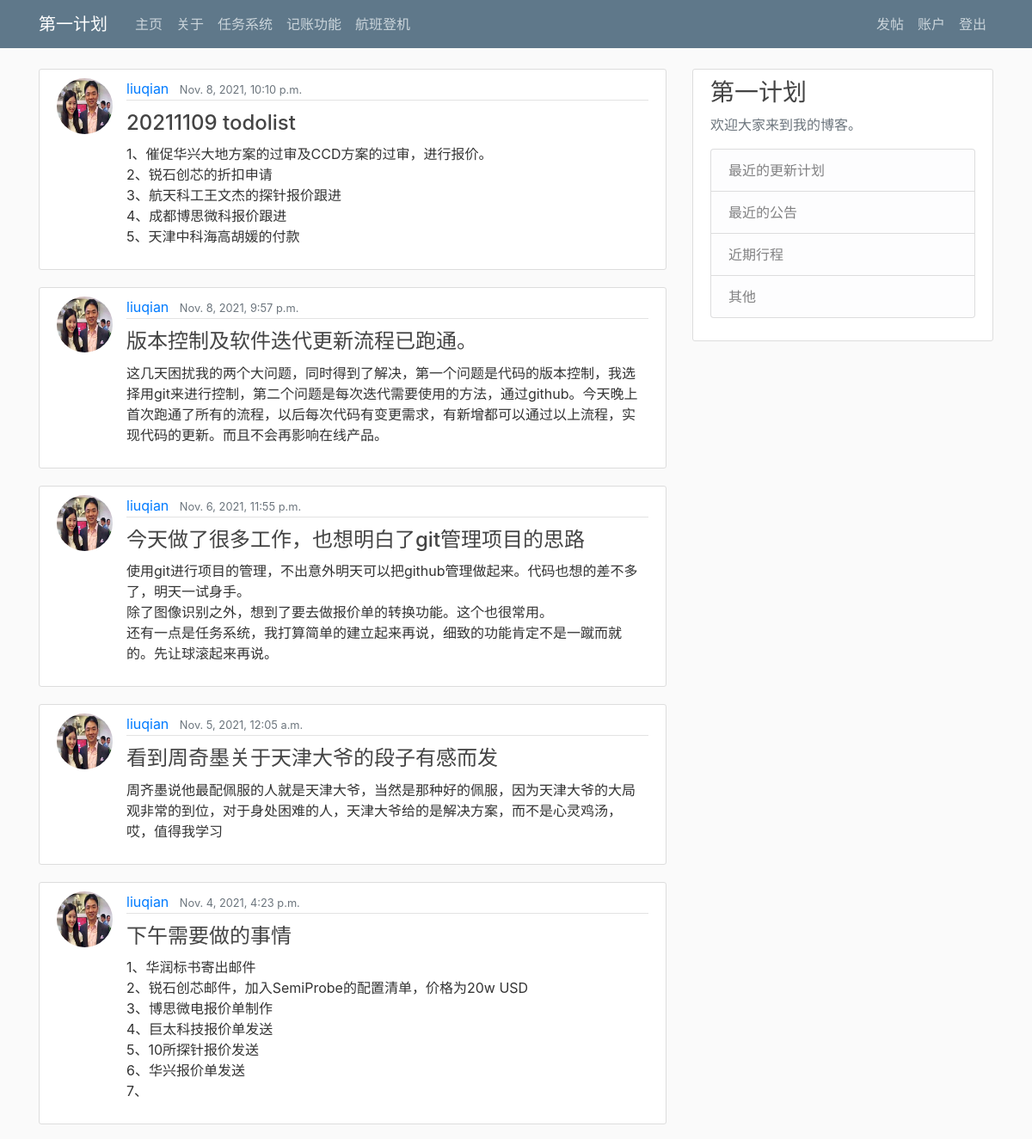
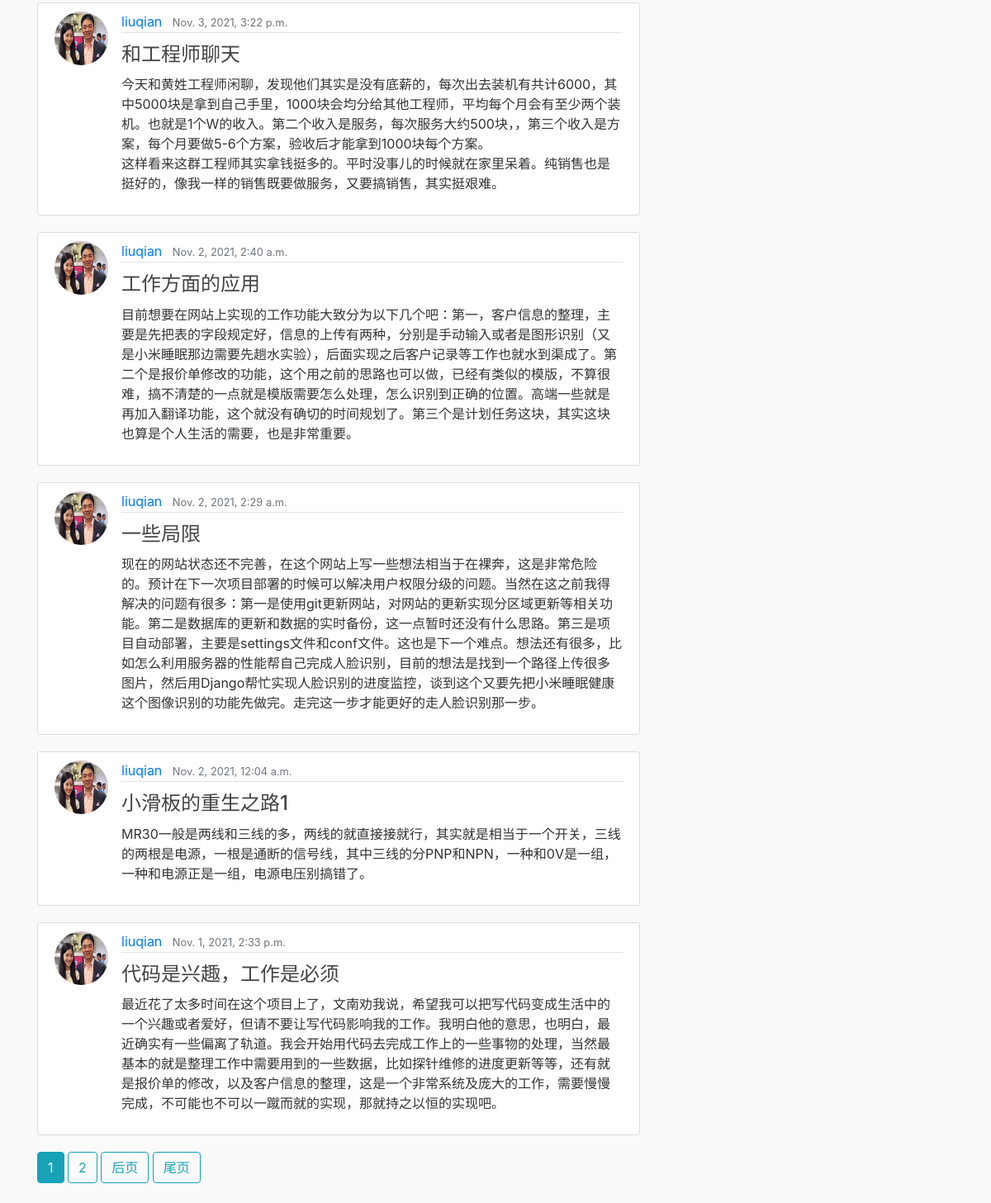
The app's page / (signed in) with its own data (2 pictures, top to bottom).
### blog/models.py (models this page shows, shortened)
class Post(models.Model):
    title = models.CharField(max_length=100, verbose_name='标题', help_text='言简意赅的表述大意即可')
    content = models.TextField(verbose_name='内容', help_text='重要的细节及逻辑')
    date_posted = models.DateTimeField(default=timezone.now, verbose_name='发布时间')
    author = models.ForeignKey(User, on_delete=models.CASCADE, verbose_name='作者')

### users/models.py (models this page shows, shortened)
class Profile(models.Model):
    user = models.OneToOneField(User,on_delete=models.CASCADE)
    image = models.ImageField(verbose_name='图片', default='default.jpg', upload_to='profile_pics')

### blog/views.py (the view)
# urls.py: path('', PostListView.as_view(), name = "blog-home"),
class PostListView(LoginRequiredMixin, ListView):
    model = Post
    template_name = 'blog/home.html'  #<app>/<model>_<viewtype>.html
    context_object_name = 'posts'
    ordering = ['-date_posted']
    paginate_by = 10

### blog/templates/blog/home.html (shortened to what this page needs)
{% extends 'blog/base.html' %}
{% block content %}
    {% for post in posts %}
      <article class="media content-section">
        <img class="rounded-circle article-img" src="{{ post.author.profile.image.url }}" alt="">
          <div class="media-body">
            <div class="article-metadata">
            <a class="mr-2" href="{% url 'user-posts' post.author.username %}">{{ post.author}}</a>
            <small class="text-muted">{{ post.date_posted}}</small>
            </div>
              <h2>
                <font font size='5'>
                  <a class="article-title" href="{% url 'post-detail' post.id %}">{{ post.title }}</a>
                </font>
              </h2>
          <p class="article-content">{{ post.content}}</p>
          </div>
        </article>
    {% endfor %}
    {% if is_paginated %}
      {% for num in page_obj.paginator.page_range %}
        {% if page_obj.number == num %}
          <a class="btn btn-info mb-4" href="?page={{ num }}">{{ num }}</a>
        {% elif num > page_obj.number|add:'-3' and num < page_obj.number|add:'3' %}
          <a class="btn btn-outline-info mb-4" href="?page={{ num }}">{{ num }}</a>
        {% endif %}
      {% endfor %}
      {% if page_obj.has_next %}
        <a class="btn btn-outline-info mb-4" href="?page={{ page_obj.next_page_number }}">后页</a>
        <a class="btn btn-outline-info mb-4" href="?page={{ page_obj.paginator.num_pages }}">尾页</a>
      {% endif %}
    {% endif %}
{% endblock content %}

### blog/static/blog/main.css (style rules this page uses)
body { background: #fafafa; color: #333333; margin-top: 5rem; }
h1, h2, h3, h4, h5, h6 { color: #444444; }
.content-section { background: #ffffff; padding: 10px 20px; border: 1px solid #dddddd; border-radius: 3px; margin-bottom: 20px; }
.article-title { color: #444444; }
.article-content { white-space: pre-line; }
.article-img { height: 65px; width: 65px; margin-right: 16px; }
.article-metadata { padding-bottom: 1px; margin-bottom: 4px; border-bottom: 1px solid #e3e3e3 }

### records on screen
Post: author.profile.image (picture), author "liuqian", date_posted "Nov. 8, 2021, 10:10 p.m.", title "20211109 todolist", content "1、催促华兴大地方案的过审及CCD方案的过审，进行报价。 2、锐石创芯的折扣申请 3、航天科工王文杰的探针报价跟进 4、成都博思微科报价跟进 5、天津中科海高胡媛的付款"
Post: author.profile.image (picture), author "liuqian", date_posted "Nov. 8, 2021, 9:57 p.m.", title "版本控制及软件迭代更新流程已跑通。", content "这几天困扰我的两个大问题，同时得到了解决，第一个问题是代码的版本控制，我选择用git来进行控制，第二个问题是每次迭代需要使用的方法，通过github。今天晚上首次跑通了所有的流程，以后每次代码有变更需求，有新增都可以通过以上流程，实现代码的更新。而且不会再影响在线产品。"
Post: author.profile.image (picture), author "liuqian", date_posted "Nov. 6, 2021, 11:55 p.m.", title "今天做了很多工作，也想明白了git管理项目的思路", content "使用git进行项目的管理，不出意外明天可以把github管理做起来。代码也想的差不多了，明天一试身手。 除了图像识别之外，想到了要去做报价单的转换功能。这个也很常用。 还有一点是任务系统，我打算简单的建立起来再说，细致的功能肯定不是一蹴而就的。先让球滚起来再说。"
Post: author.profile.image (picture), author "liuqian", date_posted "Nov. 5, 2021, 12:05 a.m.", title "看到周奇墨关于天津大爷的段子有感而发", content "周齐墨说他最配佩服的人就是天津大爷，当然是那种好的佩服，因为天津大爷的大局观非常的到位，对于身处困难的人，天津大爷给的是解决方案，而不是心灵鸡汤，哎，值得我学习"
Post: author.profile.image (picture), author "liuqian", date_posted "Nov. 4, 2021, 4:23 p.m.", title "下午需要做的事情", content "1、华润标书寄出邮件 2、锐石创芯邮件，加入SemiProbe的配置清单，价格为20w USD 3、博思微电报价单制作 4、巨太科技报价单发送 5、10所探针报价发送 6、华兴报价单发送 7、"
Post: author.profile.image (picture), author "liuqian", date_posted "Nov. 3, 2021, 3:22 p.m.", title "和工程师聊天", content "今天和黄姓工程师闲聊，发现他们其实是没有底薪的，每次出去装机有共计6000，其中5000块是拿到自己手里，1000块会均分给其他工程师，平均每个月会有至少两个装机。也就是1个W的收入。第二个收入是服务，每次服务大约500块，，第三个收入是方案，每个月要做5-6个方案，验收后才能拿到1000块每个方案。 这样看来这群工程师其实拿钱挺多的。平时没事儿的时候就在家里呆着。纯销售也是挺好的，像我一样的销售既要做服务，又要搞销售，其实挺艰难。"
Post: author.profile.image (picture), author "liuqian", date_posted "Nov. 2, 2021, 2:40 a.m.", title "工作方面的应用", content "目前想要在网站上实现的工作功能大致分为以下几个吧：第一，客户信息的整理，主要是先把表的字段规定好，信息的上传有两种，分别是手动输入或者是图形识别（又是小米睡眠那边需要先趟水实验），后面实现之后客户记录等工作也就水到渠成了。第二个是报价单修改的功能，这个用之前的思路也可以做，已经有类似的模版，不算很难，搞不清楚的一点就是模版需要怎么处理，怎么识别到正确的位置。高端一些就是再加入翻译功能，这个就没有确切的时间规划了。第三个是计划任务这块，其实这块也算是个人生活的需要，也是非常重要。"
Post: author.profile.image (picture), author "liuqian", date_posted "Nov. 2, 2021, 2:29 a.m.", title "一些局限", content "现在的网站状态还不完善，在这个网站上写一些想法相当于在裸奔，这是非常危险的。预计在下一次项目部署的时候可以解决用户权限分级的问题。当然在这之前我得解决的问题有很多：第一是使用git更新网站，对网站的更新实现分区域更新等相关功能。第二是数据库的更新和数据的实时备份，这一点暂时还没有什么思路。第三是项目自动部署，主要是settings文件和conf文件。这也是下一个难点。想法还有很多，比如怎么利用服务器的性能帮自己完成人脸识别，目前的想法是找到一个路径上传很多图片，然后用Django帮忙实现人脸识别的进度监控，谈到这个又要先把小米睡眠健康这个图像识别的功能先做完。走完这一步才能更好的走人脸识别那一步。"
Post: author.profile.image (picture), author "liuqian", date_posted "Nov. 2, 2021, 12:04 a.m.", title "小滑板的重生之路1", content "MR30一般是两线和三线的多，两线的就直接接就行，其实就是相当于一个开关，三线的两根是电源，一根是通断的信号线，其中三线的分PNP和NPN，一种和0V是一组，一种和电源正是一组，电源电压别搞错了。"
Post: author.profile.image (picture), author "liuqian", date_posted "Nov. 1, 2021, 2:33 p.m.", title "代码是兴趣，工作是必须", content "最近花了太多时间在这个项目上了，文南劝我说，希望我可以把写代码变成生活中的一个兴趣或者爱好，但请不要让写代码影响我的工作。我明白他的意思，也明白，最近确实有一些偏离了轨道。我会开始用代码去完成工作上的一些事物的处理，当然最基本的就是整理工作中需要用到的一些数据，比如探针维修的进度更新等等，还有就是报价单的修改，以及客户信息的整理，这是一个非常系统及庞大的工作，需要慢慢完成，不可能也不可以一蹴而就的实现，那就持之以恒的实现吧。"

### other values on screen
{{ num }} "1"
{{ num }} "2"
